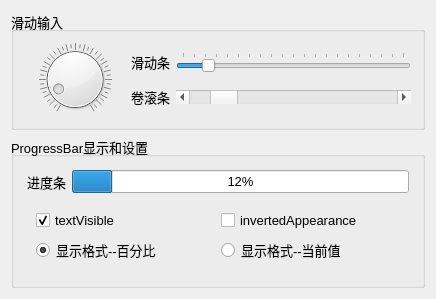
<?xml version="1.0" encoding="UTF-8"?>
<ui version="4.0">
 <class>Widget</class>
 <widget class="QWidget" name="Widget">
  <property name="geometry">
   <rect>
    <x>0</x>
    <y>0</y>
    <width>436</width>
    <height>299</height>
   </rect>
  </property>
  <property name="font">
   <font>
    <pointsize>10</pointsize>
   </font>
  </property>
  <property name="windowTitle">
   <string>Slider和ProgreeeBar</string>
  </property>
  <layout class="QVBoxLayout" name="verticalLayout_2">
   <item>
    <widget class="QGroupBox" name="groupBox">
     <property name="title">
      <string>滑动输入</string>
     </property>
     <layout class="QHBoxLayout" name="horizontalLayout_2">
      <item>
       <widget class="QDial" name="dial">
        <property name="maximum">
         <number>200</number>
        </property>
        <property name="value">
         <number>20</number>
        </property>
        <property name="orientation">
         <enum>Qt::Horizontal</enum>
        </property>
        <property name="wrapping">
         <bool>false</bool>
        </property>
        <property name="notchTarget">
         <double>5.000000000000000</double>
        </property>
        <property name="notchesVisible">
         <bool>true</bool>
        </property>
       </widget>
      </item>
      <item>
       <layout class="QGridLayout" name="gridLayout_2">
        <item row="0" column="0">
         <widget class="QLabel" name="label">
          <property name="text">
           <string>滑动条</string>
          </property>
         </widget>
        </item>
        <item row="0" column="1">
         <widget class="QSlider" name="slider">
          <property name="maximum">
           <number>200</number>
          </property>
          <property name="value">
           <number>23</number>
          </property>
          <property name="orientation">
           <enum>Qt::Horizontal</enum>
          </property>
          <property name="tickPosition">
           <enum>QSlider::TicksAbove</enum>
          </property>
         </widget>
        </item>
        <item row="1" column="0">
         <widget class="QLabel" name="label_2">
          <property name="text">
           <string>卷滚条</string>
          </property>
         </widget>
        </item>
        <item row="1" column="1">
         <widget class="QScrollBar" name="scrollBar">
          <property name="maximum">
           <number>200</number>
          </property>
          <property name="value">
           <number>23</number>
          </property>
          <property name="orientation">
           <enum>Qt::Horizontal</enum>
          </property>
         </widget>
        </item>
       </layout>
      </item>
     </layout>
    </widget>
   </item>
   <item>
    <widget class="QGroupBox" name="groupBox_2">
     <property name="title">
      <string>ProgressBar显示和设置</string>
     </property>
     <layout class="QVBoxLayout" name="verticalLayout">
      <item>
       <widget class="QFrame" name="frame">
        <layout class="QHBoxLayout" name="horizontalLayout">
         <property name="leftMargin">
          <number>2</number>
         </property>
         <property name="topMargin">
          <number>2</number>
         </property>
         <property name="rightMargin">
          <number>2</number>
         </property>
         <property name="bottomMargin">
          <number>0</number>
         </property>
         <item>
          <widget class="QLabel" name="label_3">
           <property name="text">
            <string>进度条</string>
           </property>
          </widget>
         </item>
         <item>
          <widget class="QProgressBar" name="progressBar">
           <property name="maximum">
            <number>200</number>
           </property>
           <property name="value">
            <number>24</number>
           </property>
          </widget>
         </item>
        </layout>
       </widget>
      </item>
      <item>
       <widget class="QFrame" name="frame_2">
        <property name="frameShadow">
         <enum>QFrame::Raised</enum>
        </property>
        <layout class="QGridLayout" name="gridLayout">
         <item row="1" column="1">
          <widget class="QRadioButton" name="radio_Value">
           <property name="text">
            <string>显示格式--当前值</string>
           </property>
           <property name="checked">
            <bool>false</bool>
           </property>
          </widget>
         </item>
         <item row="1" column="0">
          <widget class="QRadioButton" name="radio_Percent">
           <property name="text">
            <string>显示格式--百分比</string>
           </property>
           <property name="checked">
            <bool>true</bool>
           </property>
          </widget>
         </item>
         <item row="0" column="1">
          <widget class="QCheckBox" name="chkBox_Inverted">
           <property name="text">
            <string>invertedAppearance</string>
           </property>
          </widget>
         </item>
         <item row="0" column="0">
          <widget class="QCheckBox" name="chkBox_Visible">
           <property name="text">
            <string>textVisible</string>
           </property>
           <property name="checked">
            <bool>true</bool>
           </property>
          </widget>
         </item>
        </layout>
       </widget>
      </item>
     </layout>
    </widget>
   </item>
  </layout>
 </widget>
 <layoutdefault spacing="6" margin="11"/>
 <resources/>
 <connections/>
</ui>
